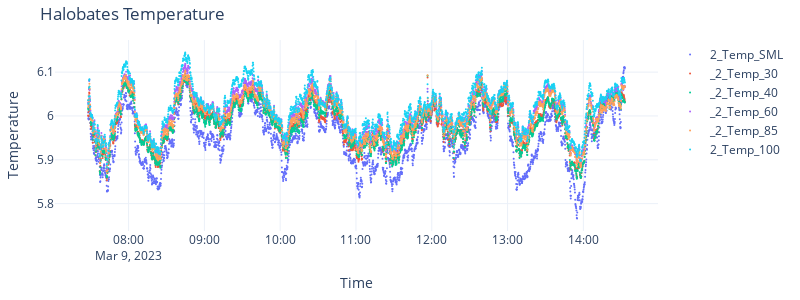

The code cell stored with this chart in its notebook:
### Code cell
# Filter columns that start with "CTD_Temp"
filtered_columns = [col for col in df.columns if col.startswith('detrend_2_Temp')]

# Create the plotly figure
fig = go.Figure()

for i, col in enumerate(filtered_columns):
    fig.add_trace(go.Scatter(
        x=df.index,
        y=df[col],
        mode='markers',
        marker = dict(size=8),
        name=col[-10:]
    ))

# Customize the layout
fig.update_layout(
    title='Halobates Temperature',
    xaxis_title='Time',
    yaxis_title='Temperature',
    template='plotly_white',
    width=800,  # Set the width of the figure
    height=300,  # Set the height of the figure
    # legend=dict(
    #     traceorder='normal',
    #     font=dict(
    #         family='sans-serif',
    #         size=8,
    #         color='black'
    #     ),
    # ),
    margin=dict(l=40, r=40, t=40, b=40)  # Customize margins
)


# # Set x and y axis limits
# fig.update_xaxes(range=[df.index.min(), df.index.max()],
#                 title_font=dict(size=18, family='Arial Black, sans-serif', color='black'),
#                 tickfont=dict(size=14) 
# ) #ncrease y-axis tick font size# Adjust as needed


# fig.update_yaxes(#range=[17,18.5],
#                 title_font=dict(size=18, family='Arial Black, sans-serif', color='black'),
#                 tickfont=dict(size=14)  # Increase y-axis tick font size
# )  # Adjust as needed

# Show the plot
fig.show()

### Figure 1 — Plotly figure (JSON) as saved in the notebook; plotly's stock layout.template omitted (floating-point values rounded to 4 significant figures; data arrays with more than 128 entries replaced by an {"elided": "..."} marker saying what was removed)
{"data": [{"marker": {"size": 2}, "mode": "markers", "name": "2_Temp_SML", "type": "scatter", "x": {"elided": "2549 str values"}, "y": {"elided": "2549 float values"}}, {"marker": {"size": 2}, "mode": "markers", "name": "_2_Temp_30", "type": "scatter", "x": {"elided": "2549 str values"}, "y": {"elided": "2549 float values"}}, {"marker": {"size": 2}, "mode": "markers", "name": "_2_Temp_40", "type": "scatter", "x": {"elided": "2549 str values"}, "y": {"elided": "2549 float values"}}, {"marker": {"size": 2}, "mode": "markers", "name": "_2_Temp_60", "type": "scatter", "x": {"elided": "2549 str values"}, "y": {"elided": "2549 float values"}}, {"marker": {"size": 2}, "mode": "markers", "name": "_2_Temp_85", "type": "scatter", "x": {"elided": "2549 str values"}, "y": {"elided": "2549 float values"}}, {"marker": {"size": 2}, "mode": "markers", "name": "2_Temp_100", "type": "scatter", "x": {"elided": "2549 str values"}, "y": {"elided": "2549 float values"}}], "layout": {"height": 300, "margin": {"b": 40, "l": 40, "r": 40, "t": 40}, "title": {"text": "Halobates Temperature"}, "width": 800, "xaxis": {"title": {"text": "Time"}}, "yaxis": {"title": {"text": "Temperature"}}}}
